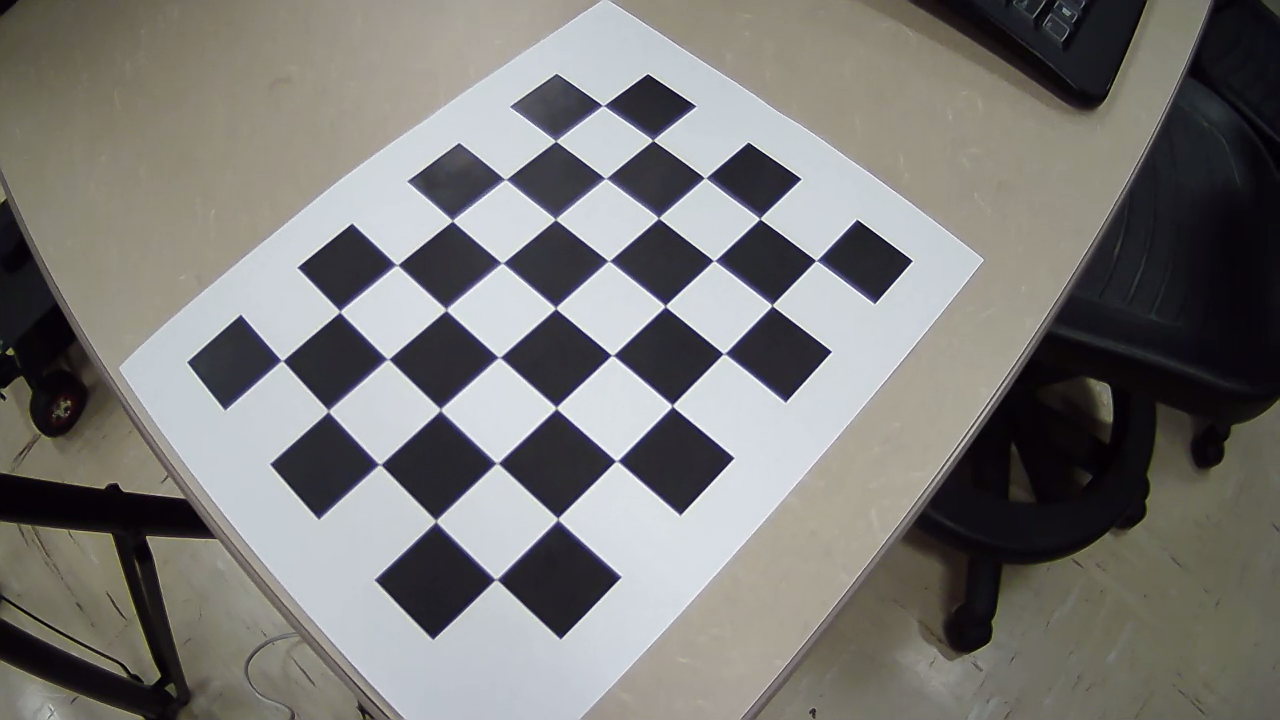
#> input picture utils/camera_calibration/calibs/20230418_215838.png, 1280 x 720 px
$ python camera_calibration.py
#> lines starting #> are read from the running program, lines starting #| are printed output that depends on the picture; after the words box and inside, x2 and y2 are one past the last pixel; in counts of white or black regions, pixels touching at a corner belong together; long printed decimals are rounded
# Author: Addison Sears-Collins
# https://automaticaddison.com
# Description: Perform camera calibration using a chessboard.

import cv2 # Import the OpenCV library to enable computer vision
import numpy as np # Import the NumPy scientific computing library
import glob # Used to get retrieve files that have a specified pattern
import pickle

# Path to the image that you want to undistort
distorted_img_filename = 'test.png'

# Chessboard dimensions
number_of_squares_X = 8 # Number of chessboard squares along the x-axis
number_of_squares_Y = 6  # Number of chessboard squares along the y-axis
nX = number_of_squares_X - 1 # Number of interior corners along x-axis
nY = number_of_squares_Y - 1 # Number of interior corners along y-axis
square_size = 0.0288 # Length of the side of a square in meters

# Store vectors of 3D points for all chessboard images (world coordinate frame)
object_points = []

# Store vectors of 2D points for all chessboard images (camera coordinate frame)
image_points = []

# Set termination criteria. We stop either when an accuracy is reached or when
# we have finished a certain number of iterations.
criteria = (cv2.TERM_CRITERIA_EPS + cv2.TERM_CRITERIA_MAX_ITER, 30, 0.001)

# Define real world coordinates for points in the 3D coordinate frame
# Object points are (0,0,0), (1,0,0), (2,0,0) ...., (5,8,0)
object_points_3D = np.zeros((nX * nY, 3), np.float32)

# These are the x and y coordinates
object_points_3D[:,:2] = np.mgrid[0:nY, 0:nX].T.reshape(-1, 2)

object_points_3D = object_points_3D * square_size

def main():
  import os

  # Get the file path for images in the current directory
  images = glob.glob('./calibs/*.png')
  print(images)

  # Go through each chessboard image, one by one
  for image_file in images:

    # Load the image
    image = cv2.imread(image_file)
#> image is the input picture: shape (720, 1280, 3); mean B, G, R 119.2, 121.7, 123

    # Convert the image to grayscale
    gray = cv2.cvtColor(image, cv2.COLOR_BGR2GRAY)

    # Find the corners on the chessboard
    success, corners = cv2.findChessboardCorners(gray, (nY, nX), None)
#> success = True; corners = 35 rows, first 8: [602.6, 105.8], [652.9, 140.5], [704.6, 178], [759.8, 219], [815.7, 260.7], [555.7, 141.3], [605.6, 178.5], [658.5, 218.3]

    # If the corners are found by the algorithm, draw them
    if success == True:

      # Append object points
      object_points.append(object_points_3D)

      # Find more exact corner pixels
      corners_2 = cv2.cornerSubPix(gray, corners, (11,11), (-1,-1), criteria)
#> corners_2 = 35 rows, first 8: [603.1, 105.7], [652.9, 140.2], [705, 178], [759.8, 218.6], [816.2, 260.5], [555.8, 141], [605.6, 178.4], [658.6, 217.9]

      # Append image points
      image_points.append(corners_2)

      # Draw the corners
      cv2.drawChessboardCorners(image, (nY, nX), corners_2, success)
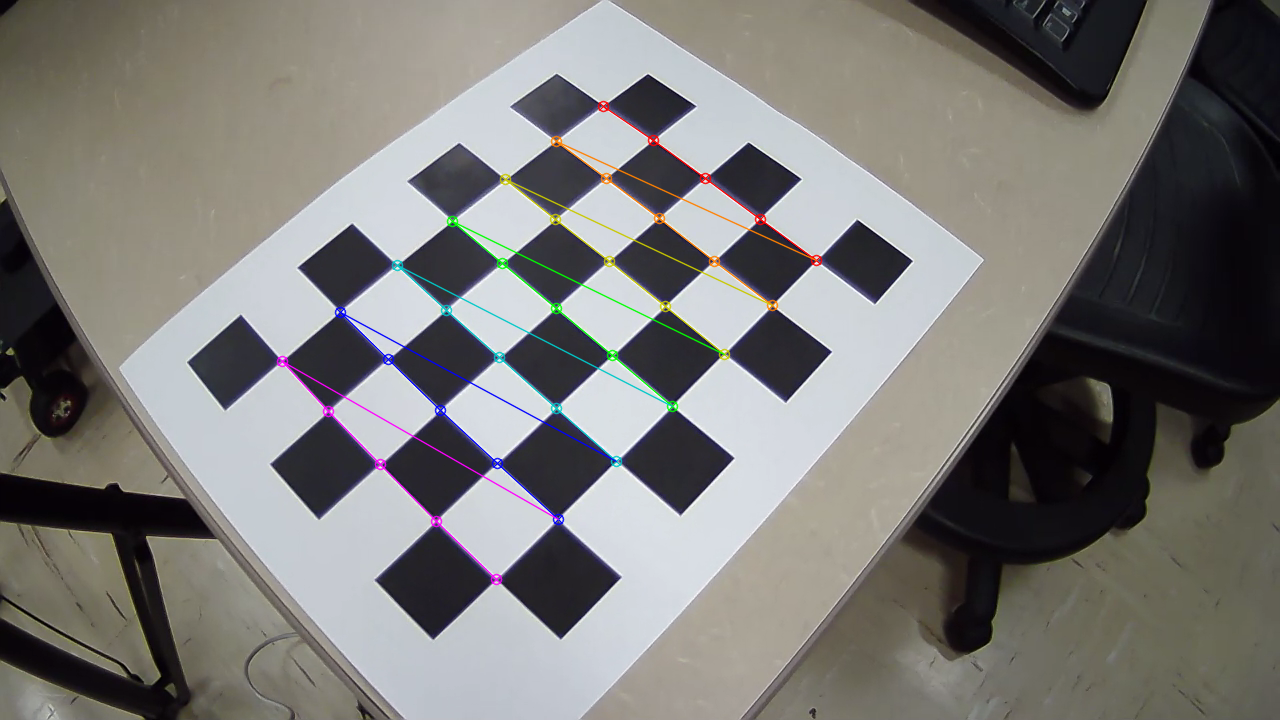
#> image: shape (720, 1280, 3); 1.35% of pixels changed, all inside (x1, y1, x2, y2) = (276, 100, 823, 586)

      # Display the image. Used for testing.
      cv2.imshow("Image", image)

      # Display the window for a short period. Used for testing.
      cv2.waitKey(200)
#> pass 2 of the loop in main, `for image_file in images:`:
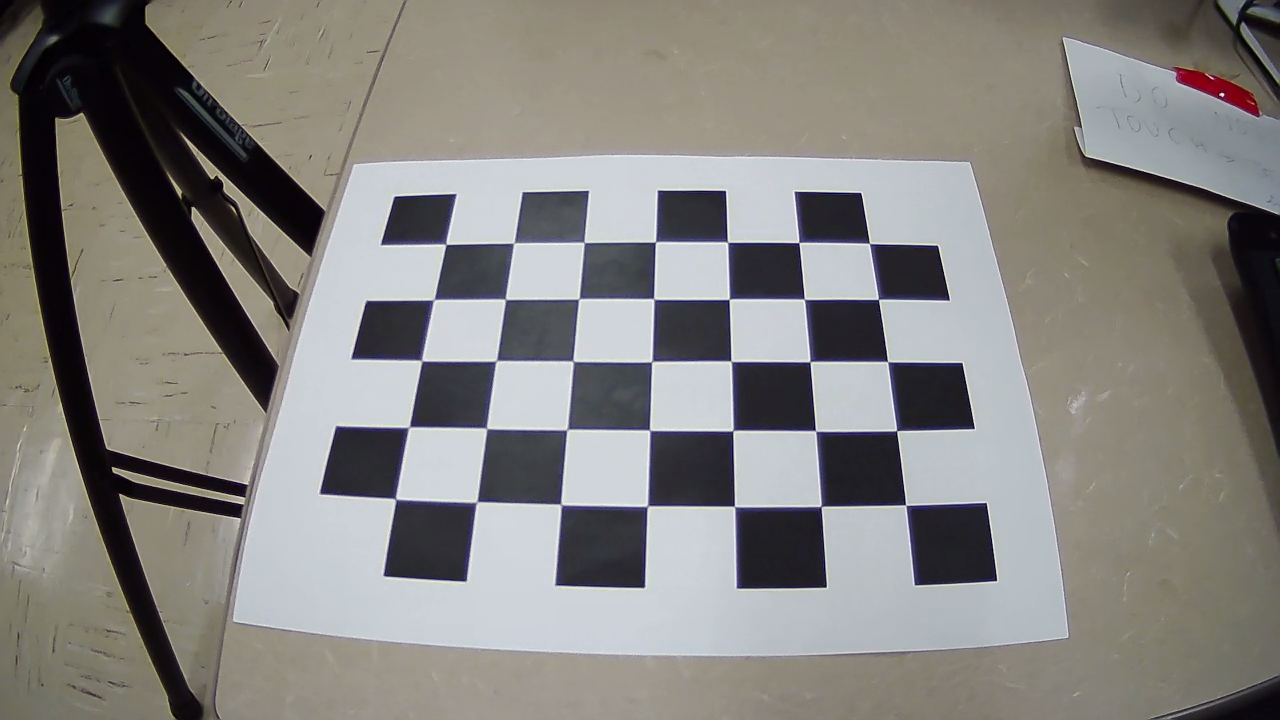
#> input picture utils/camera_calibration/calibs/20230418_215849.png, 1280 x 720 px
#> in main, image is the input picture: shape (720, 1280, 3); mean B, G, R 127.3, 130.7, 132.7
#> in main, `gray = cv2.cvtColor(image, cv2.COLOR_BGR2GRAY)`:
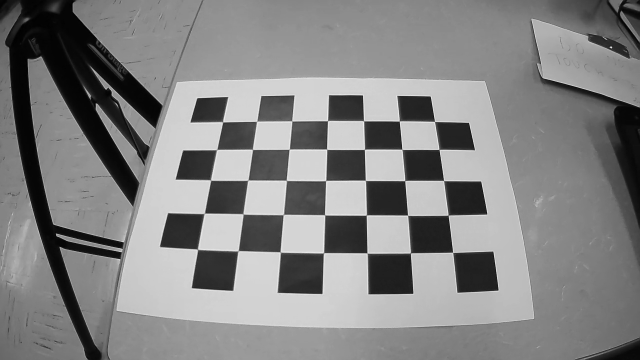
#> gray: shape (720, 1280) (shown at 1/2 size); min 0, max 254, mean 130.9
#> corners = 35 rows, first 8: [869.4, 243.5], [878.3, 299.4], [887.6, 361.5], [896.5, 430.6], [905.6, 504.9], [798.6, 242.6], [804.1, 299], [809.8, 361.7]
#> corners_2 = 35 rows, first 8: [869.5, 243.4], [878.4, 299.3], [887.6, 361.6], [896.6, 430.7], [905.7, 505.1], [798.8, 242.5], [804.4, 299.3], [810, 361.6]
#> in main, `cv2.drawChessboardCorners(image, (nY, nX), corners_2, success)`:
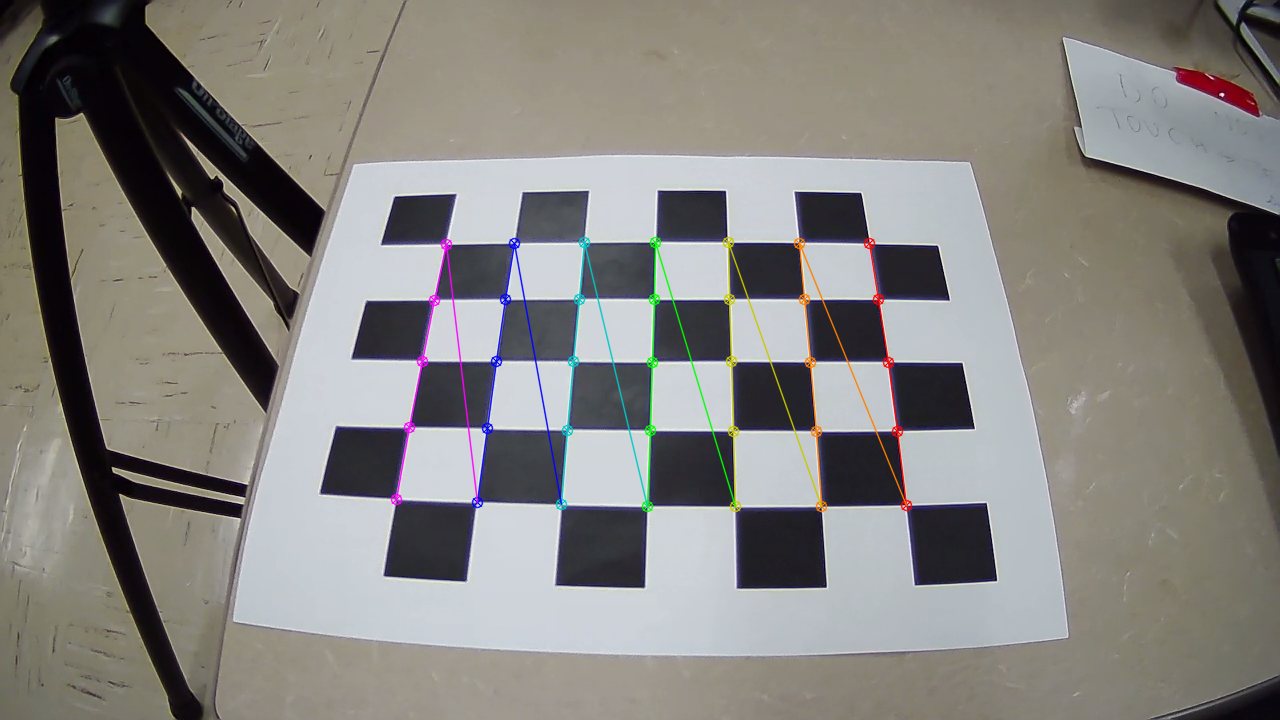
#> image: shape (720, 1280, 3); 1.43% of pixels changed, all inside (x1, y1, x2, y2) = (390, 236, 913, 513)
#> pass 3 of the loop in main, `for image_file in images:`:
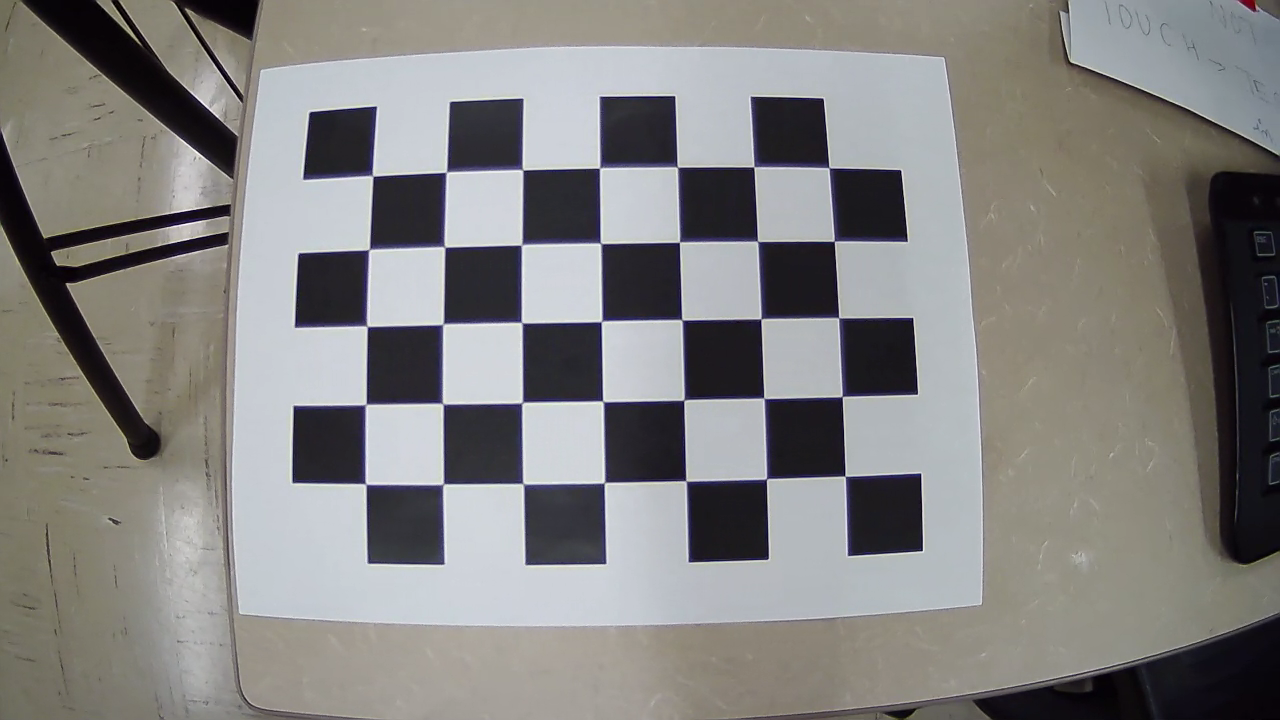
#> input picture utils/camera_calibration/calibs/20230418_215855.png, 1280 x 720 px
#> in main, image is the input picture: shape (720, 1280, 3); mean B, G, R 128.2, 130, 131.2
#> in main, `gray = cv2.cvtColor(image, cv2.COLOR_BGR2GRAY)`:
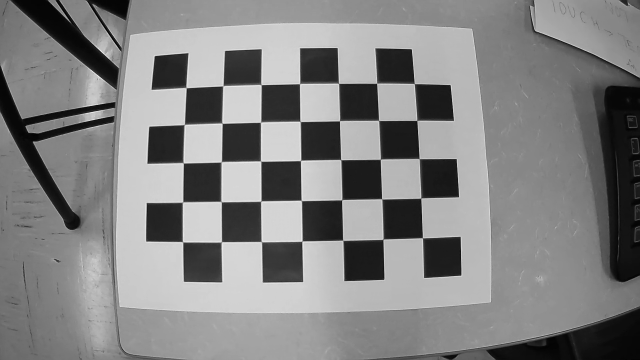
#> gray: shape (720, 1280) (shown at 1/2 size); min 0, max 255, mean 130.1
#> corners = 35 rows, first 8: [828.9, 167.6], [834.1, 241.2], [838.6, 317.7], [842, 396.5], [844.9, 476.1], [753.6, 166.9], [757.3, 241], [760.8, 319]
#> corners_2 = 35 rows, first 8: [829, 167.8], [834.3, 241.2], [838.6, 317.7], [842.2, 396.5], [845.1, 476.2], [753.9, 166.8], [757.6, 241.3], [760.9, 318.8]
#> in main, `cv2.drawChessboardCorners(image, (nY, nX), corners_2, success)`:
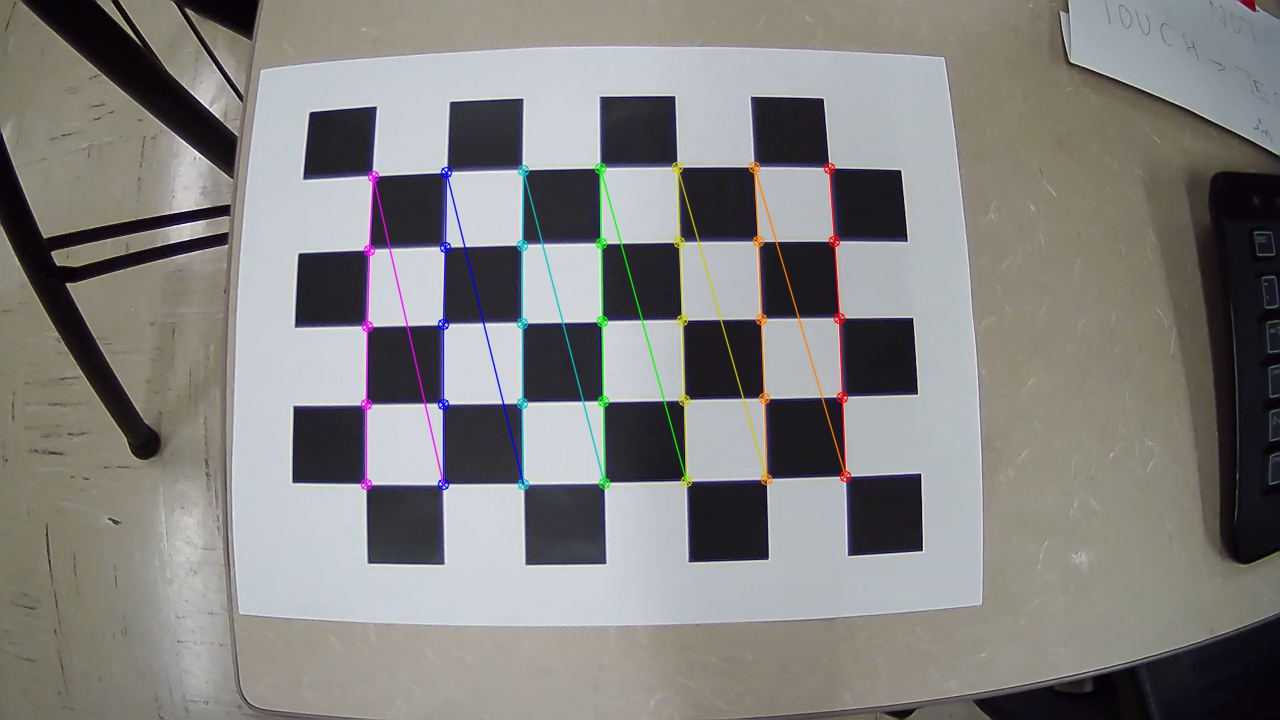
#> image: shape (720, 1280, 3); 1.63% of pixels changed, all inside (x1, y1, x2, y2) = (360, 161, 852, 491)

  # Now take a distorted image and undistort it
  distorted_image = cv2.imread(distorted_img_filename)
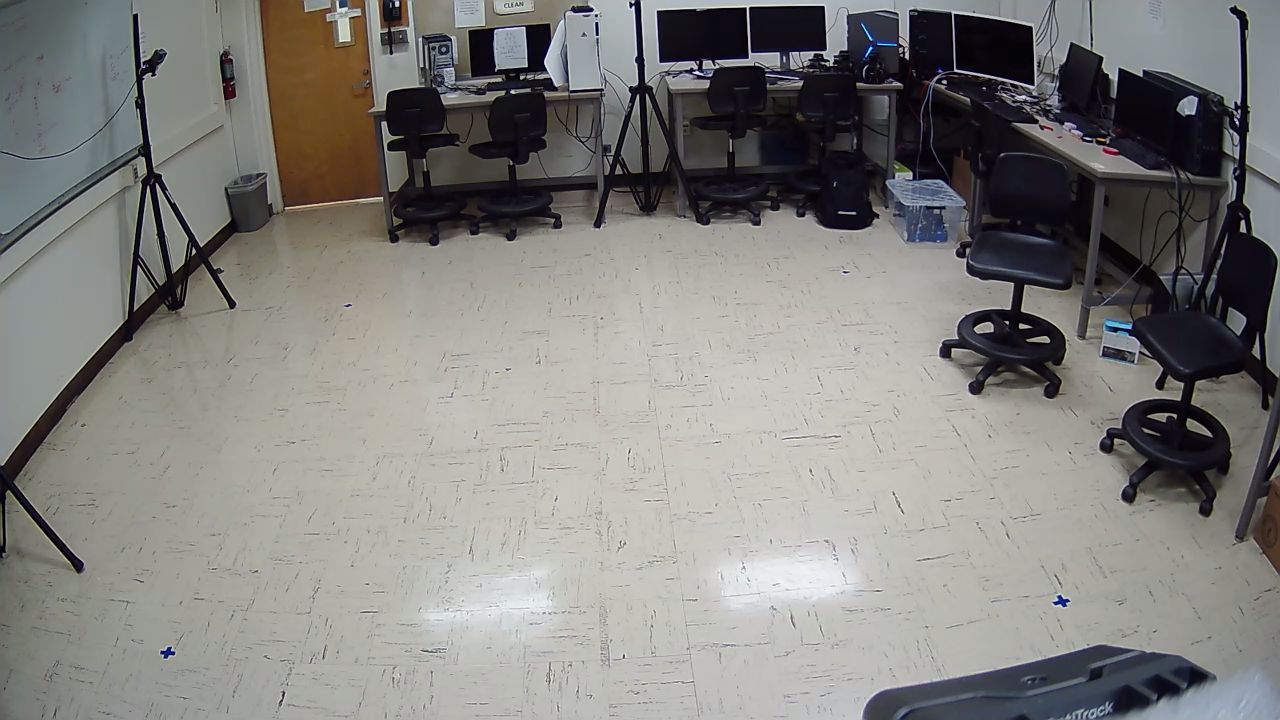
#> input picture utils/camera_calibration/test.png, 1280 x 720 px
#> distorted_image is the input picture: shape (720, 1280, 3); mean B, G, R 126.2, 129, 130.1
  gray = cv2.cvtColor(distorted_image, cv2.COLOR_BGR2GRAY)
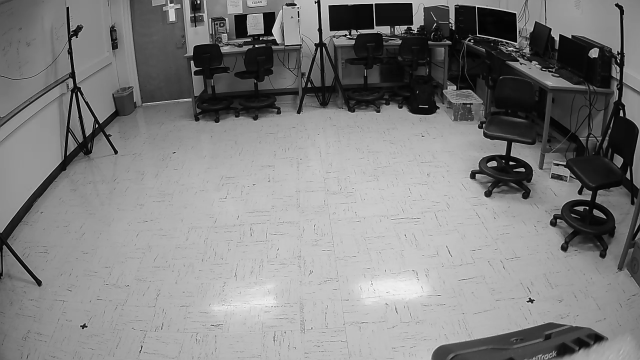
#> gray: shape (720, 1280) (shown at 1/2 size); min 0, max 255, mean 129
  # Perform camera calibration to return the camera matrix, distortion coefficients, rotation and translation vectors etc
  ret, mtx, dist, rvecs, tvecs = cv2.calibrateCamera(object_points,
                                                    image_points,
                                                    gray.shape[::-1],
                                                    None,
                                                    None)
#> ret = 0.21; mtx = [[833.8, 0, 640.3], [0, 838.3, 411.8], [0, 0, 1]]; dist = [[-0.229, -0.0242, -0.0169, 0.000427, -0.065]]; rvecs = ([-0.44, 0.111, 0.736], [-0.39, 0.468, 1.55], [-0.105, 0.0751, 1.55]); tvecs = ([-0.016, -0.131, 0.353], [0.0924, -0.0669, 0.329], [0.0713, -0.0911, 0.308])

  # Get the dimensions of the image
  height, width = distorted_image.shape[:2]

  # Refine camera matrix
  # Returns optimal camera matrix and a rectangular region of interest
  optimal_camera_matrix, roi = cv2.getOptimalNewCameraMatrix(mtx, dist,
                                                            (width,height),
                                                            1,
                                                            (width,height))
#> optimal_camera_matrix = [[737.4, 0, 650.7], [0, 582.9, 421.6], [0, 0, 1]]; roi = (84, 135, 1131, 500)

  # Undistort the image
  undistorted_image = cv2.undistort(distorted_image, mtx, dist, None,
                                    optimal_camera_matrix)
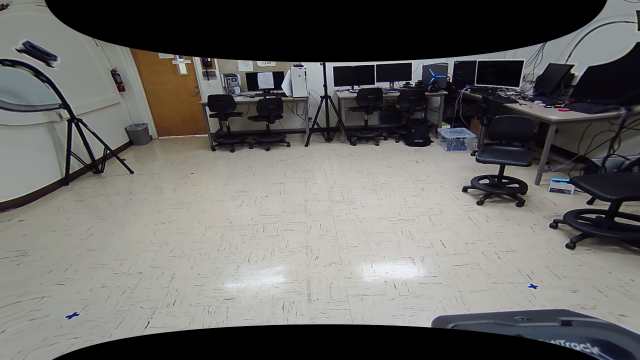
#> undistorted_image: shape (720, 1280, 3) (shown at 1/2 size); mean B, G, R 100.3, 102.7, 103.6

  # Crop the image. Uncomment these two lines to remove black lines
  # on the edge of the undistorted image.
  #x, y, w, h = roi
  #undistorted_image = undistorted_image[y:y+h, x:x+w]

  # Display key parameter outputs of the camera calibration process
  print("Optimal Camera matrix:")
  print(optimal_camera_matrix)
#| [[737.386   0.         650.714]
#|  [  0.         582.937 421.591]
#|  [  0.           0.           1.        ]]

  print("\n Distortion coefficient:")
  print(dist)
#| [[-0.2286 -0.02424 -0.0169  0.0004268 -0.06501 ]]

  print("\n Rotation Vectors:")
  print(rvecs)
#| (array([[-0.4398],
#|        [ 0.1111],
#|        [ 0.7362]]), array([[-0.3903],
#|        [ 0.4678 ],
#|        [ 1.548]]), array([[-0.1054],
#|        [ 0.07511],
#> (further printed lines are left out)

  print("\n Translation Vectors:")
  print(tvecs)
#| (array([[-0.01605],
#|        [-0.1307],
#|        [ 0.3527]]), array([[ 0.09236],
#|        [-0.06686  ],
#|        [ 0.329]]), array([[ 0.07131],
#|        [-0.09106],
#> (further printed lines are left out)

  # Create the output file name by removing the '.jpg' part
  size = len(distorted_img_filename)
  new_filename = distorted_img_filename[:size - 4]
  new_filename = new_filename + '_undistorted.png'

  # Save the camera calibration results.
  calib_result_pickle = {}
  calib_result_pickle["mtx"] = mtx
  calib_result_pickle["optimal_camera_matrix"] = optimal_camera_matrix
  calib_result_pickle["dist"] = dist
  calib_result_pickle["rvecs"] = rvecs
  calib_result_pickle["tvecs"] = tvecs
  pickle.dump(calib_result_pickle, open("camera_calib_pickle.p", "wb" ))

  # [7 lines of commented-out code are left out]
  cv2.imwrite(new_filename, undistorted_image)

  # Close all windows
  cv2.destroyAllWindows()

main()
